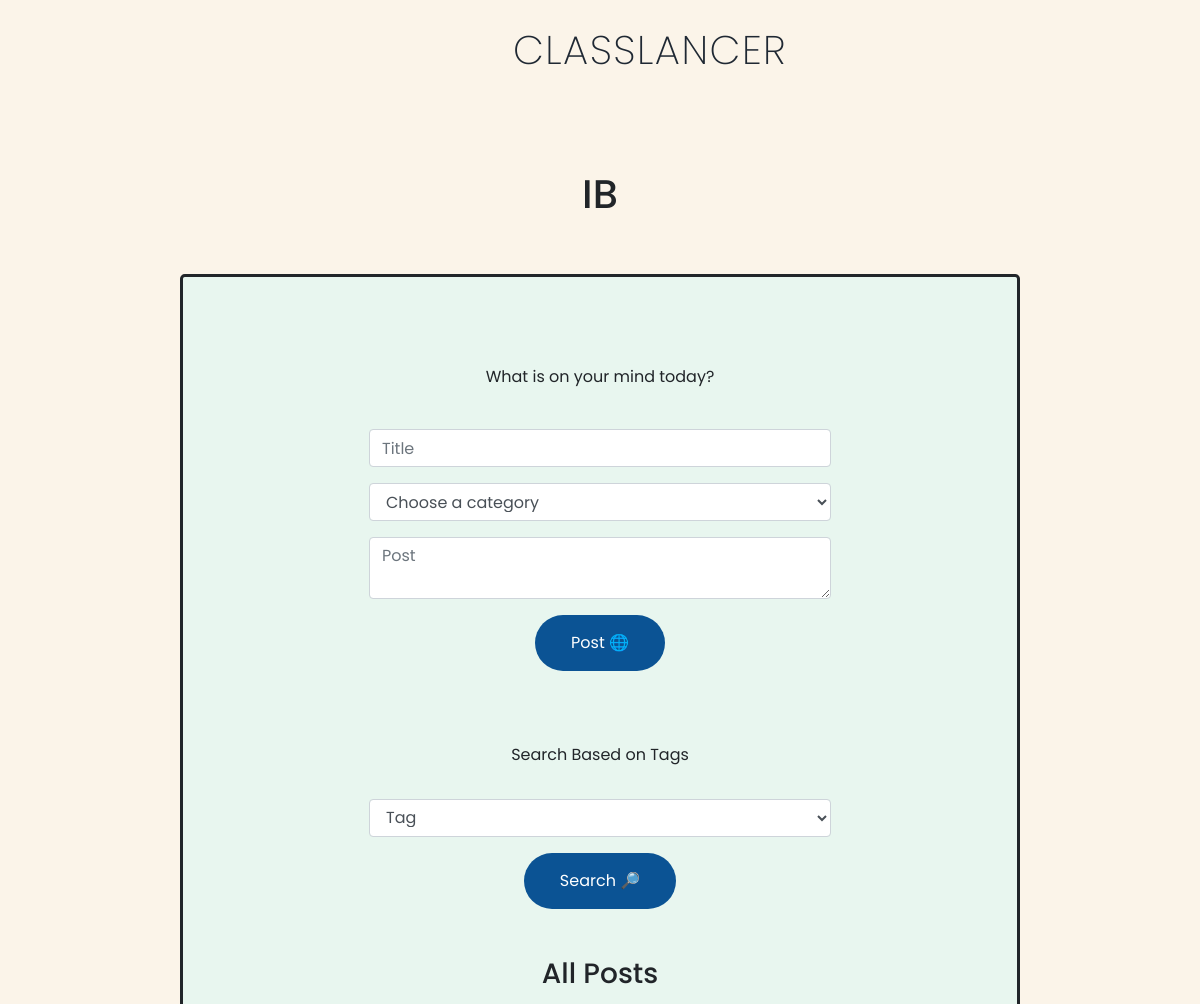
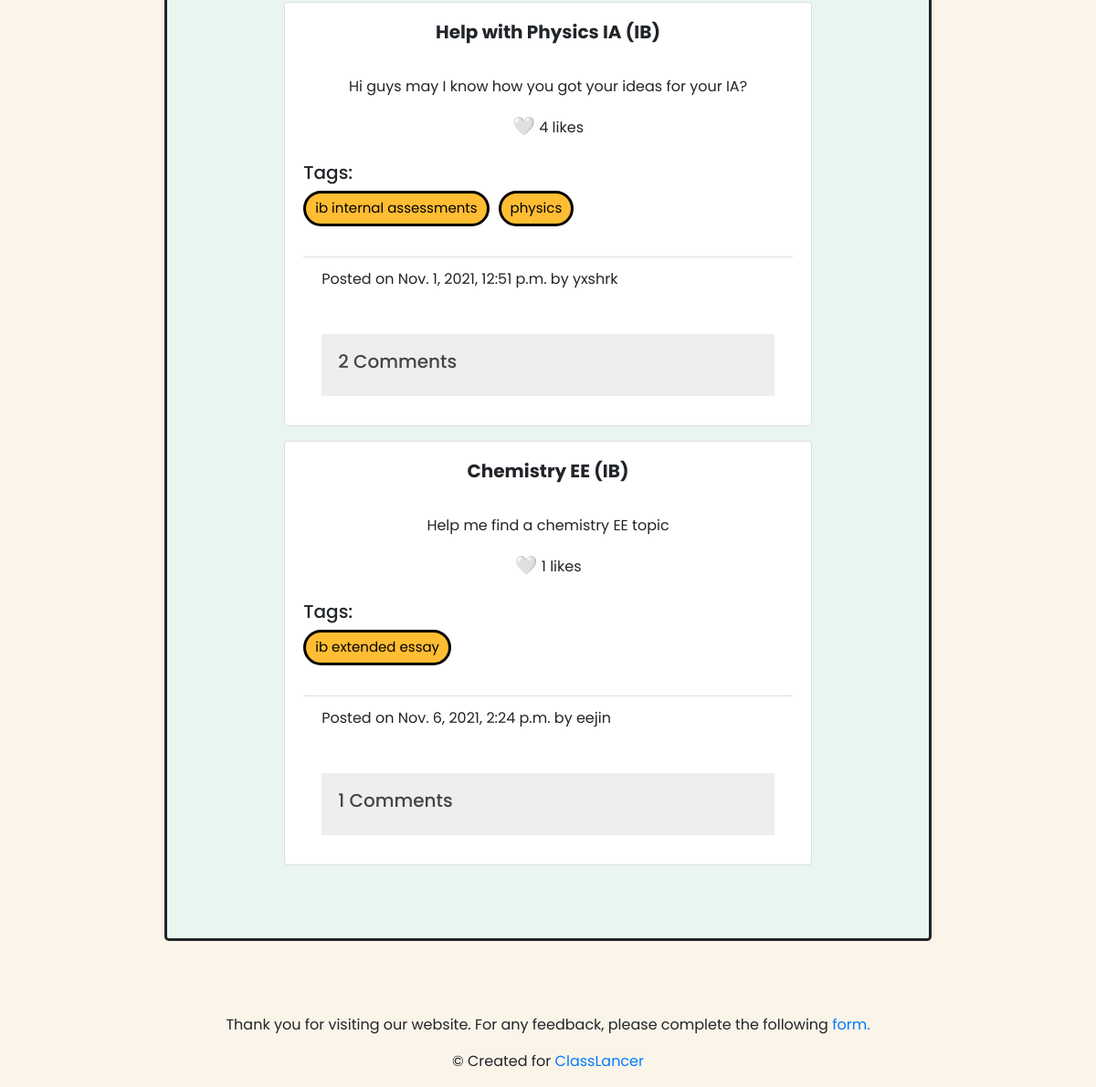
The page /forums/category/ib on the database its author committed (2 pictures, top to bottom).
### forums/models.py (models this page shows)
class Post(models.Model):
    id = models.IntegerField(primary_key=True)
    title = models.CharField(max_length=1024, default=None, null=True)
    category = models.CharField(max_length=1024, default=None, null=True)
    content = models.CharField(max_length=1024)
    timestamp = models.DateTimeField(auto_now_add=True)
    author = models.CharField(max_length=1024)

class Tag(models.Model):
    post_id = models.IntegerField()
    name = models.CharField(max_length=1024)

### forums/views.py (the view)
# urls.py: path("category/<str:categ>", views.category, name="category"),
def category(request, categ):
    all_posts = Post.objects.filter(category=categ)
    empty = False
    if len(all_posts) == 0:
        empty = True
    postshash = {}
    allposts = []
    for all_post in all_posts:
        postshash[all_post.id] = {
            "id": all_post.id,
            "content": all_post.content,
            "title": all_post.title,
            "category": all_post.category.upper(),
            "timestamp": all_post.timestamp,
            "author": all_post.author,
            "tags": Tag.objects.filter(post_id=all_post.id),
            "likers": genlikers(all_post.id),
            "comments": Comment.objects.filter(post_id=all_post.id),
            "sepcomments": fetchcomments(all_post.id)
        }
    for x,y in postshash.items():
        allposts.append(y)
    return render(request, "forums/specposts.html", {
        "allposts": allposts,
        "empty": empty,
        "category": categ.upper()
    })

### auctions/context_processors.py (called while the page is built)
def add_variable_to_context(request):
    notifmessages = Messages.objects.filter(receiver=request.user.username, read=False)
    overallnotifs = Notifications.objects.filter(user=request.user.username, read=False)
    if request.user.is_authenticated:
        currentmode = Mode.objects.get(user=request.user.username)
    else:
        currentmode = "none"
    return {
        'testme': notifmessages,
        'metoo': overallnotifs,
        'currentmode': currentmode
    }

### forums/views.py (called while the page is built)
def genlikers(post_id):
    supporters = []
    likers = Liker.objects.filter(post_id=post_id)
    for liker in likers:
        supporters.append(liker.user)
    return supporters

def gencommentlikers(comment_id):
    squids = []
    comms = LikeComment.objects.filter(comment_id=comment_id)
    for comm in comms:
        squids.append(comm.user)
    return squids

def fetchcomments(post_id):
    comments = Comment.objects.filter(post_id=post_id)
    commentshash = {}
    for comment in comments:
        commentshash[comment.indivcomment_id] = {
            "content": comment.content,
            "user": comment.user,
            "indivcomment_id": comment.indivcomment_id,
            "timestamp": comment.timestamp,
            "likers": gencommentlikers(comment.indivcomment_id)
        }
    sepcomments = []
    for x,y in commentshash.items():
        sepcomments.append(y)
    return sepcomments

### forums/templates/forums/specposts.html (shortened to what this page needs)
{% load static %}
<!DOCTYPE html>
<html lang="en">
    <head>
        <link rel="stylesheet" href="https://stackpath.bootstrapcdn.com/bootstrap/4.4.1/css/bootstrap.min.css">
        <link href="{% static 'forums/styles1.css' %}" rel="stylesheet">
    </head>
    <body>
        <header class="header">
            <nav>
                <div class="logo"><a href="{% url 'homepage' %}">classlancer</a></div>
            </nav>
        </header>
        <br>
        <br>
        <br>
        <br>
        <br>
        <h1 style="padding-top:50px;">{{category}}</h1>
        <br>
        <br>
        <div class="jumbotron text-center" style="width:70%;margin-left:15%;background-color:#E8F6EF;border:solid;">
            <br>
            <p>What is on your mind today?</p>
            <br>
            <form action="{% url 'newpost' %}" method="post">
                <div class="form-group">
                    <input autofocus class="form-control" style="width:60%;margin-left:20%;" name="title" placeholder="Title" required>
                </div>
                <div class="form-group">
                    <select name="category" class="form-control" style="width:60%;margin-left:20%;" placeholder="category" required>
                        <option value="">Choose a category</option>
                    </select>
                </div>
                <div class="form-group">
                    <textarea autofocus class="form-control" style="width:60%;margin-left:20%;"name="content" placeholder="Post"></textarea>
                </div>
                <button type="submit" style="background:#0b5394;border-radius: 1000px;border:none;outline:none;padding:16px 36px;color:#ffffff;text-align:center;">Post 🌐</button>
            </form>
            <br>
            <br>
            <br>
            <p>Search Based on Tags</p>
            <form action="{% url 'yourpostssearch' %}" method="post">
                <div class="form-group">
                </div>
                <div class="form-group">
                    <select name="subjecttag" class="form-control" style="width:60%;margin-left:20%;" placeholder="category" required>
                        <option value="">Tag</option>
                    </select>
                </div>
                <button type="submit" style="background:#0b5394;border-radius: 1000px;border:none;outline:none;padding:16px 36px;color:#ffffff;text-align:center;">Search 🔎</button>
            </form>
            <br>
            <br>
            <h3>All Posts</h3>
    {% if empty %}
      <p>There are no posts yet.</p>
    {% else %}
    <div id="allposts">
        {% for allpost in allposts %}
        <div class="card mx-auto w-75 m-3">
            <div class="card-body card-body-cascade text-center">
                <h5 class="card-title" style="text-align:center;">
                    <strong>{{ allpost.title }} ({{allpost.category}})</strong>
                </h5>
                <br>
                <p class="card-text">{{ allpost.content }}</p>
                {% if request.user.username in allpost.likers %}
                    <a style="font-size:20px;" class="likelink" data-postid="{{allpost.id}}">❤️</a>
                {% else %}
                    <a style="font-size:20px;" class="likelink" data-postid="{{allpost.id}}">🤍</a>
                {% endif %}
                <span id="span{{allpost.id}}">{{ allpost.likers | length }}</span> likes
                <br>
                <br>
                <h5 style="text-align:left;">Tags:</h5>
                {% for tag in allpost.tags %}
                    <p class="tag">{{tag.name}}</p>
                {% endfor %}
                <br>
                <br>
                <br>
                <div class="card-footer text-left" style="background-color:transparent;">
                   Posted on {{allpost.timestamp}} by {{allpost.author}}
                   <br>
                   <br>
                   <br>
                   <button class="accordion"><h5 style="text-align:left;">{{ allpost.sepcomments | length }} Comments</h5></button>
                    <br>
                </div>
            </div>
        </div>
        {% endfor %}
  </div>
  {% endif %}
        </div>
        <br>
        <br>
        </body>
    <footer>
      <p>
        Thank you for visiting our website. For any feedback, please complete the following <a href="https://forms.gle/UCyPVtoDB4vtZ4eC6" target="_blank"
          >form.</a>
      </p>
      <p>
        &copy; Created for
        <a href="https://www.classlancer.com" target="_blank"
          >ClassLancer</a>
      </p>
    </footer>
</html>

### forums/static/forums/styles1.css (style rules this page uses)
:root { margin: 0; background-color: #FBF4E9; }
*, *::before, *::after { box-sizing: border-box; }
html { box-sizing: border-box; scroll-behavior: smooth; }
* { margin: 0px; padding: 0px; box-sizing: border-box; font-family: "Poppins", sans-serif; }
body { background-color: #FBF4E9; min-height: 100vh; text-align:center; }
nav { background: transparent; }
nav:after { content: ''; clear:both; display:table; }
nav .logo { float: left; color: #1F2833; font-size: 40px; font-weight: 200; line-height: 70px; padding-left:60px; text-transform: uppercase; letter-spacing: 1.5px; margin-left: 40px; margin-top: 15px; margin-bottom: 15px; padding-left: 10px; padding-right: 10px; }
nav .logo a { text-decoration: none; color: #1F2833; }
.show, .icon, input { display:none; }
@media all and (max-width: 1300px) { nav .logo { padding-left: 30px; width: 100%; } }
@media all and (max-width: 1300px) { .header { position: fixed; left: 0; top: 0; width: 100%; font-weight: bold; line-height: 55px; background:transparent; z-index: 9999; } }
.header { position: fixed; left: 0; top: 0; width: 100%; line-height: 55px; background: tranparent; transition: 0.5s ease; color: #1F2833 ; z-index: 9999; }
.accordion { background-color: #eee; color: #444; cursor: pointer; padding: 18px; width: 100%; border: none; text-align: left; outline: none; font-size: 15px; transition: 0.4s; }
.tag { float:left; margin:0 10px 10px 0; text-align:center; background-color:#FFBD33; color:black; font-size:15px; border:solid; padding-left:10px; padding-right:10px; padding-top:5px; padding-bottom:5px; border-radius:1000px; }

### rows shown on the page
Post: title "Help with Physics IA", content "Hi guys may I know how you got your ideas for your IA?", timestamp "Nov. 1, 2021, 12:51 p.m.", author "yxshrk"
Tag: name "ib internal assessments"
Tag: name "physics"
Post: title "Chemistry EE", content "Help me find a chemistry EE topic", timestamp "Nov. 6, 2021, 2:24 p.m.", author "eejin"
Tag: name "ib extended essay"

### other values the page prints
{{ category }} "IB"
{{ allpost.category }} "IB" "IB"
{{ allpost.likers | length }} "4" "1"
{{ allpost.sepcomments | length }} "2" "1"
